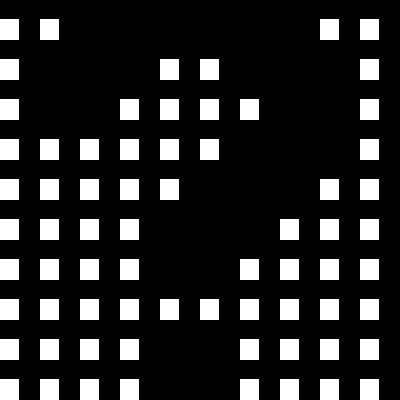

Below is a game level as drawn by its tile map, then a one-line description and the .tmx that defines it (tile-layer data replaced by summaries):
An orthogonal 10x10 tile map with 40x40 px tiles, 1 tile layer (Layer 1).

<map version="1.0" orientation="orthogonal" width="10" height="10" tilewidth="40" tileheight="40">
 <tileset firstgid="1" name="texture" tilewidth="40" tileheight="40" spacing="4" margin="4">
  <image source="texture.png" />
 </tileset>
 <layer name="Layer 1" width="10" height="10">
  <data>[100 cells, 69 non-empty, 1 distinct tile ids]</data>
 </layer>
</map>
